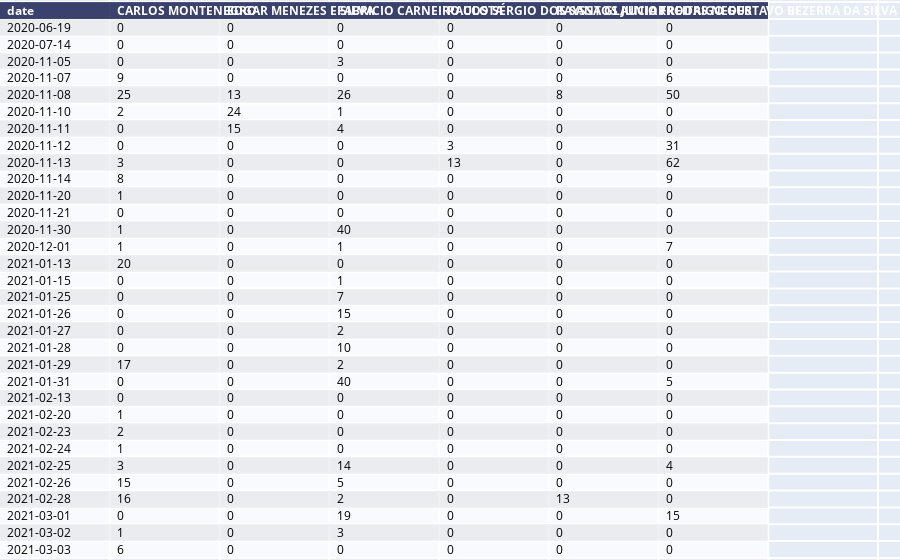

The notebook cell this image was saved under:
### Code cell
tably = pff.create_table(df4.reset_index())
iplot(tably, filename='jupyter-table1.html', validate = False)

### Figure 1 — Plotly figure (JSON) as saved in the notebook; plotly's stock layout.template omitted (floating-point values rounded to 4 significant figures; data arrays with more than 128 entries replaced by an {"elided": "..."} marker saying what was removed)
{"data": [{"colorscale": [[0, "#00083e"], [0.5, "#ededee"], [1, "#ffffff"]], "hoverinfo": "none", "opacity": 0.75, "showscale": false, "type": "heatmap", "z": {"elided": "33x7 float values"}}], "layout": {"annotations": [{"align": "left", "font": {"color": "#ffffff"}, "showarrow": false, "text": "<b>date</b>", "x": -0.45, "xanchor": "left", "xref": "x", "y": 0, "yref": "y"}, {"align": "left", "font": {"color": "#ffffff"}, "showarrow": false, "text": "<b>CARLOS MONTENEGRO</b>", "x": 0.55, "xanchor": "left", "xref": "x", "y": 0, "yref": "y"}, {"align": "left", "font": {"color": "#ffffff"}, "showarrow": false, "text": "<b>EDGAR MENEZES E SILVA</b>", "x": 1.55, "xanchor": "left", "xref": "x", "y": 0, "yref": "y"}, {"align": "left", "font": {"color": "#ffffff"}, "showarrow": false, "text": "<b>FABRICIO CARNEIRO COSTA</b>", "x": 2.55, "xanchor": "left", "xref": "x", "y": 0, "yref": "y"}, {"align": "left", "font": {"color": "#ffffff"}, "showarrow": false, "text": "<b>PAULO SÉRGIO DOS SANTOS JUNIOR</b>", "x": 3.55, "xanchor": "left", "xref": "x", "y": 0, "yref": "y"}, {"align": "left", "font": {"color": "#ffffff"}, "showarrow": false, "text": "<b>RAYSSA GLAUCIA FREITAS NEDER</b>", "x": 4.55, "xanchor": "left", "xref": "x", "y": 0, "yref": "y"}, {"align": "left", "font": {"color": "#ffffff"}, "showarrow": false, "text": "<b>RODRIGO GUSTAVO BEZERRA DA SILVA</b>", "x": 5.55, "xanchor": "left", "xref": "x", "y": 0, "yref": "y"}, {"align": "left", "font": {"color": "#000000"}, "showarrow": false, "text": "2020-06-19", "x": -0.45, "xanchor": "left", "xref": "x", "y": 1, "yref": "y"}, {"align": "left", "font": {"color": "#000000"}, "showarrow": false, "text": "0", "x": 0.55, "xanchor": "left", "xref": "x", "y": 1, "yref": "y"}, {"align": "left", "font": {"color": "#000000"}, "showarrow": false, "text": "0", "x": 1.55, "xanchor": "left", "xref": "x", "y": 1, "yref": "y"}, {"align": "left", "font": {"color": "#000000"}, "showarrow": false, "text": "0", "x": 2.55, "xanchor": "left", "xref": "x", "y": 1, "yref": "y"}, {"align": "left", "font": {"color": "#000000"}, "showarrow": false, "text": "0", "x": 3.55, "xanchor": "left", "xref": "x", "y": 1, "yref": "y"}, {"align": "left", "font": {"color": "#000000"}, "showarrow": false, "text": "0", "x": 4.55, "xanchor": "left", "xref": "x", "y": 1, "yref": "y"}, {"align": "left", "font": {"color": "#000000"}, "showarrow": false, "text": "0", "x": 5.55, "xanchor": "left", "xref": "x", "y": 1, "yref": "y"}, {"align": "left", "font": {"color": "#000000"}, "showarrow": false, "text": "2020-07-14", "x": -0.45, "xanchor": "left", "xref": "x", "y": 2, "yref": "y"}, {"align": "left", "font": {"color": "#000000"}, "showarrow": false, "text": "0", "x": 0.55, "xanchor": "left", "xref": "x", "y": 2, "yref": "y"}, {"align": "left", "font": {"color": "#000000"}, "showarrow": false, "text": "0", "x": 1.55, "xanchor": "left", "xref": "x", "y": 2, "yref": "y"}, {"align": "left", "font": {"color": "#000000"}, "showarrow": false, "text": "0", "x": 2.55, "xanchor": "left", "xref": "x", "y": 2, "yref": "y"}, {"align": "left", "font": {"color": "#000000"}, "showarrow": false, "text": "0", "x": 3.55, "xanchor": "left", "xref": "x", "y": 2, "yref": "y"}, {"align": "left", "font": {"color": "#000000"}, "showarrow": false, "text": "0", "x": 4.55, "xanchor": "left", "xref": "x", "y": 2, "yref": "y"}, {"align": "left", "font": {"color": "#000000"}, "showarrow": false, "text": "0", "x": 5.55, "xanchor": "left", "xref": "x", "y": 2, "yref": "y"}, {"align": "left", "font": {"color": "#000000"}, "showarrow": false, "text": "2020-11-05", "x": -0.45, "xanchor": "left", "xref": "x", "y": 3, "yref": "y"}, {"align": "left", "font": {"color": "#000000"}, "showarrow": false, "text": "0", "x": 0.55, "xanchor": "left", "xref": "x", "y": 3, "yref": "y"}, {"align": "left", "font": {"color": "#000000"}, "showarrow": false, "text": "0", "x": 1.55, "xanchor": "left", "xref": "x", "y": 3, "yref": "y"}, {"align": "left", "font": {"color": "#000000"}, "showarrow": false, "text": "3", "x": 2.55, "xanchor": "left", "xref": "x", "y": 3, "yref": "y"}, {"align": "left", "font": {"color": "#000000"}, "showarrow": false, "text": "0", "x": 3.55, "xanchor": "left", "xref": "x", "y": 3, "yref": "y"}, {"align": "left", "font": {"color": "#000000"}, "showarrow": false, "text": "0", "x": 4.55, "xanchor": "left", "xref": "x", "y": 3, "yref": "y"}, {"align": "left", "font": {"color": "#000000"}, "showarrow": false, "text": "0", "x": 5.55, "xanchor": "left", "xref": "x", "y": 3, "yref": "y"}, {"align": "left", "font": {"color": "#000000"}, "showarrow": false, "text": "2020-11-07", "x": -0.45, "xanchor": "left", "xref": "x", "y": 4, "yref": "y"}, {"align": "left", "font": {"color": "#000000"}, "showarrow": false, "text": "9", "x": 0.55, "xanchor": "left", "xref": "x", "y": 4, "yref": "y"}, {"align": "left", "font": {"color": "#000000"}, "showarrow": false, "text": "0", "x": 1.55, "xanchor": "left", "xref": "x", "y": 4, "yref": "y"}, {"align": "left", "font": {"color": "#000000"}, "showarrow": false, "text": "0", "x": 2.55, "xanchor": "left", "xref": "x", "y": 4, "yref": "y"}, {"align": "left", "font": {"color": "#000000"}, "showarrow": false, "text": "0", "x": 3.55, "xanchor": "left", "xref": "x", "y": 4, "yref": "y"}, {"align": "left", "font": {"color": "#000000"}, "showarrow": false, "text": "0", "x": 4.55, "xanchor": "left", "xref": "x", "y": 4, "yref": "y"}, {"align": "left", "font": {"color": "#000000"}, "showarrow": false, "text": "6", "x": 5.55, "xanchor": "left", "xref": "x", "y": 4, "yref": "y"}, {"align": "left", "font": {"color": "#000000"}, "showarrow": false, "text": "2020-11-08", "x": -0.45, "xanchor": "left", "xref": "x", "y": 5, "yref": "y"}, {"align": "left", "font": {"color": "#000000"}, "showarrow": false, "text": "25", "x": 0.55, "xanchor": "left", "xref": "x", "y": 5, "yref": "y"}, {"align": "left", "font": {"color": "#000000"}, "showarrow": false, "text": "13", "x": 1.55, "xanchor": "left", "xref": "x", "y": 5, "yref": "y"}, {"align": "left", "font": {"color": "#000000"}, "showarrow": false, "text": "26", "x": 2.55, "xanchor": "left", "xref": "x", "y": 5, "yref": "y"}, {"align": "left", "font": {"color": "#000000"}, "showarrow": false, "text": "0", "x": 3.55, "xanchor": "left", "xref": "x", "y": 5, "yref": "y"}, {"align": "left", "font": {"color": "#000000"}, "showarrow": false, "text": "8", "x": 4.55, "xanchor": "left", "xref": "x", "y": 5, "yref": "y"}, {"align": "left", "font": {"color": "#000000"}, "showarrow": false, "text": "50", "x": 5.55, "xanchor": "left", "xref": "x", "y": 5, "yref": "y"}, {"align": "left", "font": {"color": "#000000"}, "showarrow": false, "text": "2020-11-10", "x": -0.45, "xanchor": "left", "xref": "x", "y": 6, "yref": "y"}, {"align": "left", "font": {"color": "#000000"}, "showarrow": false, "text": "2", "x": 0.55, "xanchor": "left", "xref": "x", "y": 6, "yref": "y"}, {"align": "left", "font": {"color": "#000000"}, "showarrow": false, "text": "24", "x": 1.55, "xanchor": "left", "xref": "x", "y": 6, "yref": "y"}, {"align": "left", "font": {"color": "#000000"}, "showarrow": false, "text": "1", "x": 2.55, "xanchor": "left", "xref": "x", "y": 6, "yref": "y"}, {"align": "left", "font": {"color": "#000000"}, "showarrow": false, "text": "0", "x": 3.55, "xanchor": "left", "xref": "x", "y": 6, "yref": "y"}, {"align": "left", "font": {"color": "#000000"}, "showarrow": false, "text": "0", "x": 4.55, "xanchor": "left", "xref": "x", "y": 6, "yref": "y"}, {"align": "left", "font": {"color": "#000000"}, "showarrow": false, "text": "0", "x": 5.55, "xanchor": "left", "xref": "x", "y": 6, "yref": "y"}, {"align": "left", "font": {"color": "#000000"}, "showarrow": false, "text": "2020-11-11", "x": -0.45, "xanchor": "left", "xref": "x", "y": 7, "yref": "y"}, {"align": "left", "font": {"color": "#000000"}, "showarrow": false, "text": "0", "x": 0.55, "xanchor": "left", "xref": "x", "y": 7, "yref": "y"}, {"align": "left", "font": {"color": "#000000"}, "showarrow": false, "text": "15", "x": 1.55, "xanchor": "left", "xref": "x", "y": 7, "yref": "y"}, {"align": "left", "font": {"color": "#000000"}, "showarrow": false, "text": "4", "x": 2.55, "xanchor": "left", "xref": "x", "y": 7, "yref": "y"}, {"align": "left", "font": {"color": "#000000"}, "showarrow": false, "text": "0", "x": 3.55, "xanchor": "left", "xref": "x", "y": 7, "yref": "y"}, {"align": "left", "font": {"color": "#000000"}, "showarrow": false, "text": "0", "x": 4.55, "xanchor": "left", "xref": "x", "y": 7, "yref": "y"}, {"align": "left", "font": {"color": "#000000"}, "showarrow": false, "text": "0", "x": 5.55, "xanchor": "left", "xref": "x", "y": 7, "yref": "y"}, {"align": "left", "font": {"color": "#000000"}, "showarrow": false, "text": "2020-11-12", "x": -0.45, "xanchor": "left", "xref": "x", "y": 8, "yref": "y"}, {"align": "left", "font": {"color": "#000000"}, "showarrow": false, "text": "0", "x": 0.55, "xanchor": "left", "xref": "x", "y": 8, "yref": "y"}, {"align": "left", "font": {"color": "#000000"}, "showarrow": false, "text": "0", "x": 1.55, "xanchor": "left", "xref": "x", "y": 8, "yref": "y"}, {"align": "left", "font": {"color": "#000000"}, "showarrow": false, "text": "0", "x": 2.55, "xanchor": "left", "xref": "x", "y": 8, "yref": "y"}, {"align": "left", "font": {"color": "#000000"}, "showarrow": false, "text": "3", "x": 3.55, "xanchor": "left", "xref": "x", "y": 8, "yref": "y"}, {"align": "left", "font": {"color": "#000000"}, "showarrow": false, "text": "0", "x": 4.55, "xanchor": "left", "xref": "x", "y": 8, "yref": "y"}, {"align": "left", "font": {"color": "#000000"}, "showarrow": false, "text": "31", "x": 5.55, "xanchor": "left", "xref": "x", "y": 8, "yref": "y"}, {"align": "left", "font": {"color": "#000000"}, "showarrow": false, "text": "2020-11-13", "x": -0.45, "xanchor": "left", "xref": "x", "y": 9, "yref": "y"}, {"align": "left", "font": {"color": "#000000"}, "showarrow": false, "text": "3", "x": 0.55, "xanchor": "left", "xref": "x", "y": 9, "yref": "y"}, {"align": "left", "font": {"color": "#000000"}, "showarrow": false, "text": "0", "x": 1.55, "xanchor": "left", "xref": "x", "y": 9, "yref": "y"}, {"align": "left", "font": {"color": "#000000"}, "showarrow": false, "text": "0", "x": 2.55, "xanchor": "left", "xref": "x", "y": 9, "yref": "y"}, {"align": "left", "font": {"color": "#000000"}, "showarrow": false, "text": "13", "x": 3.55, "xanchor": "left", "xref": "x", "y": 9, "yref": "y"}, {"align": "left", "font": {"color": "#000000"}, "showarrow": false, "text": "0", "x": 4.55, "xanchor": "left", "xref": "x", "y": 9, "yref": "y"}, {"align": "left", "font": {"color": "#000000"}, "showarrow": false, "text": "62", "x": 5.55, "xanchor": "left", "xref": "x", "y": 9, "yref": "y"}, {"align": "left", "font": {"color": "#000000"}, "showarrow": false, "text": "2020-11-14", "x": -0.45, "xanchor": "left", "xref": "x", "y": 10, "yref": "y"}, {"align": "left", "font": {"color": "#000000"}, "showarrow": false, "text": "8", "x": 0.55, "xanchor": "left", "xref": "x", "y": 10, "yref": "y"}, {"align": "left", "font": {"color": "#000000"}, "showarrow": false, "text": "0", "x": 1.55, "xanchor": "left", "xref": "x", "y": 10, "yref": "y"}, {"align": "left", "font": {"color": "#000000"}, "showarrow": false, "text": "0", "x": 2.55, "xanchor": "left", "xref": "x", "y": 10, "yref": "y"}, {"align": "left", "font": {"color": "#000000"}, "showarrow": false, "text": "0", "x": 3.55, "xanchor": "left", "xref": "x", "y": 10, "yref": "y"}, {"align": "left", "font": {"color": "#000000"}, "showarrow": false, "text": "0", "x": 4.55, "xanchor": "left", "xref": "x", "y": 10, "yref": "y"}, {"align": "left", "font": {"color": "#000000"}, "showarrow": false, "text": "9", "x": 5.55, "xanchor": "left", "xref": "x", "y": 10, "yref": "y"}, {"align": "left", "font": {"color": "#000000"}, "showarrow": false, "text": "2020-11-20", "x": -0.45, "xanchor": "left", "xref": "x", "y": 11, "yref": "y"}, {"align": "left", "font": {"color": "#000000"}, "showarrow": false, "text": "1", "x": 0.55, "xanchor": "left", "xref": "x", "y": 11, "yref": "y"}, {"align": "left", "font": {"color": "#000000"}, "showarrow": false, "text": "0", "x": 1.55, "xanchor": "left", "xref": "x", "y": 11, "yref": "y"}, {"align": "left", "font": {"color": "#000000"}, "showarrow": false, "text": "0", "x": 2.55, "xanchor": "left", "xref": "x", "y": 11, "yref": "y"}, {"align": "left", "font": {"color": "#000000"}, "showarrow": false, "text": "0", "x": 3.55, "xanchor": "left", "xref": "x", "y": 11, "yref": "y"}, {"align": "left", "font": {"color": "#000000"}, "showarrow": false, "text": "0", "x": 4.55, "xanchor": "left", "xref": "x", "y": 11, "yref": "y"}, {"align": "left", "font": {"color": "#000000"}, "showarrow": false, "text": "0", "x": 5.55, "xanchor": "left", "xref": "x", "y": 11, "yref": "y"}, {"align": "left", "font": {"color": "#000000"}, "showarrow": false, "text": "2020-11-21", "x": -0.45, "xanchor": "left", "xref": "x", "y": 12, "yref": "y"}, {"align": "left", "font": {"color": "#000000"}, "showarrow": false, "text": "0", "x": 0.55, "xanchor": "left", "xref": "x", "y": 12, "yref": "y"}, {"align": "left", "font": {"color": "#000000"}, "showarrow": false, "text": "0", "x": 1.55, "xanchor": "left", "xref": "x", "y": 12, "yref": "y"}, {"align": "left", "font": {"color": "#000000"}, "showarrow": false, "text": "0", "x": 2.55, "xanchor": "left", "xref": "x", "y": 12, "yref": "y"}, {"align": "left", "font": {"color": "#000000"}, "showarrow": false, "text": "0", "x": 3.55, "xanchor": "left", "xref": "x", "y": 12, "yref": "y"}, {"align": "left", "font": {"color": "#000000"}, "showarrow": false, "text": "0", "x": 4.55, "xanchor": "left", "xref": "x", "y": 12, "yref": "y"}, {"align": "left", "font": {"color": "#000000"}, "showarrow": false, "text": "0", "x": 5.55, "xanchor": "left", "xref": "x", "y": 12, "yref": "y"}, {"align": "left", "font": {"color": "#000000"}, "showarrow": false, "text": "2020-11-30", "x": -0.45, "xanchor": "left", "xref": "x", "y": 13, "yref": "y"}, {"align": "left", "font": {"color": "#000000"}, "showarrow": false, "text": "1", "x": 0.55, "xanchor": "left", "xref": "x", "y": 13, "yref": "y"}, {"align": "left", "font": {"color": "#000000"}, "showarrow": false, "text": "0", "x": 1.55, "xanchor": "left", "xref": "x", "y": 13, "yref": "y"}, {"align": "left", "font": {"color": "#000000"}, "showarrow": false, "text": "40", "x": 2.55, "xanchor": "left", "xref": "x", "y": 13, "yref": "y"}, {"align": "left", "font": {"color": "#000000"}, "showarrow": false, "text": "0", "x": 3.55, "xanchor": "left", "xref": "x", "y": 13, "yref": "y"}, {"align": "left", "font": {"color": "#000000"}, "showarrow": false, "text": "0", "x": 4.55, "xanchor": "left", "xref": "x", "y": 13, "yref": "y"}, {"align": "left", "font": {"color": "#000000"}, "showarrow": false, "text": "0", "x": 5.55, "xanchor": "left", "xref": "x", "y": 13, "yref": "y"}, {"align": "left", "font": {"color": "#000000"}, "showarrow": false, "text": "2020-12-01", "x": -0.45, "xanchor": "left", "xref": "x", "y": 14, "yref": "y"}, {"align": "left", "font": {"color": "#000000"}, "showarrow": false, "text": "1", "x": 0.55, "xanchor": "left", "xref": "x", "y": 14, "yref": "y"}, {"align": "left", "font": {"color": "#000000"}, "showarrow": false, "text": "0", "x": 1.55, "xanchor": "left", "xref": "x", "y": 14, "yref": "y"}, {"align": "left", "font": {"color": "#000000"}, "showarrow": false, "text": "1", "x": 2.55, "xanchor": "left", "xref": "x", "y": 14, "yref": "y"}, {"align": "left", "font": {"color": "#000000"}, "showarrow": false, "text": "0", "x": 3.55, "xanchor": "left", "xref": "x", "y": 14, "yref": "y"}, {"align": "left", "font": {"color": "#000000"}, "showarrow": false, "text": "0", "x": 4.55, "xanchor": "left", "xref": "x", "y": 14, "yref": "y"}, {"align": "left", "font": {"color": "#000000"}, "showarrow": false, "text": "7", "x": 5.55, "xanchor": "left", "xref": "x", "y": 14, "yref": "y"}, {"align": "left", "font": {"color": "#000000"}, "showarrow": false, "text": "2021-01-13", "x": -0.45, "xanchor": "left", "xref": "x", "y": 15, "yref": "y"}, {"align": "left", "font": {"color": "#000000"}, "showarrow": false, "text": "20", "x": 0.55, "xanchor": "left", "xref": "x", "y": 15, "yref": "y"}, {"align": "left", "font": {"color": "#000000"}, "showarrow": false, "text": "0", "x": 1.55, "xanchor": "left", "xref": "x", "y": 15, "yref": "y"}, {"align": "left", "font": {"color": "#000000"}, "showarrow": false, "text": "0", "x": 2.55, "xanchor": "left", "xref": "x", "y": 15, "yref": "y"}, {"align": "left", "font": {"color": "#000000"}, "showarrow": false, "text": "0", "x": 3.55, "xanchor": "left", "xref": "x", "y": 15, "yref": "y"}, {"align": "left", "font": {"color": "#000000"}, "showarrow": false, "text": "0", "x": 4.55, "xanchor": "left", "xref": "x", "y": 15, "yref": "y"}, {"align": "left", "font": {"color": "#000000"}, "showarrow": false, "text": "0", "x": 5.55, "xanchor": "left", "xref": "x", "y": 15, "yref": "y"}, {"align": "left", "font": {"color": "#000000"}, "showarrow": false, "text": "2021-01-15", "x": -0.45, "xanchor": "left", "xref": "x", "y": 16, "yref": "y"}, {"align": "left", "font": {"color": "#000000"}, "showarrow": false, "text": "0", "x": 0.55, "xanchor": "left", "xref": "x", "y": 16, "yref": "y"}, {"align": "left", "font": {"color": "#000000"}, "showarrow": false, "text": "0", "x": 1.55, "xanchor": "left", "xref": "x", "y": 16, "yref": "y"}, {"align": "left", "font": {"color": "#000000"}, "showarrow": false, "text": "1", "x": 2.55, "xanchor": "left", "xref": "x", "y": 16, "yref": "y"}, {"align": "left", "font": {"color": "#000000"}, "showarrow": false, "text": "0", "x": 3.55, "xanchor": "left", "xref": "x", "y": 16, "yref": "y"}, {"align": "left", "font": {"color": "#000000"}, "showarrow": false, "text": "0", "x": 4.55, "xanchor": "left", "xref": "x", "y": 16, "yref": "y"}, {"align": "left", "font": {"color": "#000000"}, "showarrow": false, "text": "0", "x": 5.55, "xanchor": "left", "xref": "x", "y": 16, "yref": "y"}, {"align": "left", "font": {"color": "#000000"}, "showarrow": false, "text": "2021-01-25", "x": -0.45, "xanchor": "left", "xref": "x", "y": 17, "yref": "y"}, {"align": "left", "font": {"color": "#000000"}, "showarrow": false, "text": "0", "x": 0.55, "xanchor": "left", "xref": "x", "y": 17, "yref": "y"}, {"align": "left", "font": {"color": "#000000"}, "showarrow": false, "text": "0", "x": 1.55, "xanchor": "left", "xref": "x", "y": 17, "yref": "y"}, {"align": "left", "font": {"color": "#000000"}, "showarrow": false, "text": "7", "x": 2.55, "xanchor": "left", "xref": "x", "y": 17, "yref": "y"}, {"align": "left", "font": {"color": "#000000"}, "showarrow": false, "text": "0", "x": 3.55, "xanchor": "left", "xref": "x", "y": 17, "yref": "y"}, {"align": "left", "font": {"color": "#000000"}, "showarrow": false, "text": "0", "x": 4.55, "xanchor": "left", "xref": "x", "y": 17, "yref": "y"}, {"align": "left", "font": {"color": "#000000"}, "showarrow": false, "text": "0", "x": 5.55, "xanchor": "left", "xref": "x", "y": 17, "yref": "y"}, {"align": "left", "font": {"color": "#000000"}, "showarrow": false, "text": "2021-01-26", "x": -0.45, "xanchor": "left", "xref": "x", "y": 18, "yref": "y"}, {"align": "left", "font": {"color": "#000000"}, "showarrow": false, "text": "0", "x": 0.55, "xanchor": "left", "xref": "x", "y": 18, "yref": "y"}, {"align": "left", "font": {"color": "#000000"}, "showarrow": false, "text": "0", "x": 1.55, "xanchor": "left", "xref": "x", "y": 18, "yref": "y"}, {"align": "left", "font": {"color": "#000000"}, "showarrow": false, "text": "15", "x": 2.55, "xanchor": "left", "xref": "x", "y": 18, "yref": "y"}, {"align": "left", "font": {"color": "#000000"}, "showarrow": false, "text": "0", "x": 3.55, "xanchor": "left", "xref": "x", "y": 18, "yref": "y"}, {"align": "left", "font": {"color": "#000000"}, "showarrow": false, "text": "0", "x": 4.55, "xanchor": "left", "xref": "x", "y": 18, "yref": "y"}, {"align": "left", "font": {"color": "#000000"}, "showarrow": false, "text": "0", "x": 5.55, "xanchor": "left", "xref": "x", "y": 18, "yref": "y"}, {"align": "left", "font": {"color": "#000000"}, "showarrow": false, "text": "2021-01-27", "x": -0.45, "xanchor": "left", "xref": "x", "y": 19, "yref": "y"}, {"align": "left", "font": {"color": "#000000"}, "showarrow": false, "text": "0", "x": 0.55, "xanchor": "left", "xref": "x", "y": 19, "yref": "y"}, {"align": "left", "font": {"color": "#000000"}, "showarrow": false, "text": "0", "x": 1.55, "xanchor": "left", "xref": "x", "y": 19, "yref": "y"}, {"align": "left", "font": {"color": "#000000"}, "showarrow": false, "text": "2", "x": 2.55, "xanchor": "left", "xref": "x", "y": 19, "yref": "y"}, {"align": "left", "font": {"color": "#000000"}, "showarrow": false, "text": "0", "x": 3.55, "xanchor": "left", "xref": "x", "y": 19, "yref": "y"}, {"align": "left", "font": {"color": "#000000"}, "showarrow": false, "text": "0", "x": 4.55, "xanchor": "left", "xref": "x", "y": 19, "yref": "y"}, {"align": "left", "font": {"color": "#000000"}, "showarrow": false, "text": "0", "x": 5.55, "xanchor": "left", "xref": "x", "y": 19, "yref": "y"}, {"align": "left", "font": {"color": "#000000"}, "showarrow": false, "text": "2021-01-28", "x": -0.45, "xanchor": "left", "xref": "x", "y": 20, "yref": "y"}, {"align": "left", "font": {"color": "#000000"}, "showarrow": false, "text": "0", "x": 0.55, "xanchor": "left", "xref": "x", "y": 20, "yref": "y"}, {"align": "left", "font": {"color": "#000000"}, "showarrow": false, "text": "0", "x": 1.55, "xanchor": "left", "xref": "x", "y": 20, "yref": "y"}, {"align": "left", "font": {"color": "#000000"}, "showarrow": false, "text": "10", "x": 2.55, "xanchor": "left", "xref": "x", "y": 20, "yref": "y"}, {"align": "left", "font": {"color": "#000000"}, "showarrow": false, "text": "0", "x": 3.55, "xanchor": "left", "xref": "x", "y": 20, "yref": "y"}, {"align": "left", "font": {"color": "#000000"}, "showarrow": false, "text": "0", "x": 4.55, "xanchor": "left", "xref": "x", "y": 20, "yref": "y"}, {"align": "left", "font": {"color": "#000000"}, "showarrow": false, "text": "0", "x": 5.55, "xanchor": "left", "xref": "x", "y": 20, "yref": "y"}, {"align": "left", "font": {"color": "#000000"}, "showarrow": false, "text": "2021-01-29", "x": -0.45, "xanchor": "left", "xref": "x", "y": 21, "yref": "y"}, {"align": "left", "font": {"color": "#000000"}, "showarrow": false, "text": "17", "x": 0.55, "xanchor": "left", "xref": "x", "y": 21, "yref": "y"}, {"align": "left", "font": {"color": "#000000"}, "showarrow": false, "text": "0", "x": 1.55, "xanchor": "left", "xref": "x", "y": 21, "yref": "y"}, {"align": "left", "font": {"color": "#000000"}, "showarrow": false, "text": "2", "x": 2.55, "xanchor": "left", "xref": "x", "y": 21, "yref": "y"}, {"align": "left", "font": {"color": "#000000"}, "showarrow": false, "text": "0", "x": 3.55, "xanchor": "left", "xref": "x", "y": 21, "yref": "y"}, {"align": "left", "font": {"color": "#000000"}, "showarrow": false, "text": "0", "x": 4.55, "xanchor": "left", "xref": "x", "y": 21, "yref": "y"}, {"align": "left", "font": {"color": "#000000"}, "showarrow": false, "text": "0", "x": 5.55, "xanchor": "left", "xref": "x", "y": 21, "yref": "y"}, {"align": "left", "font": {"color": "#000000"}, "showarrow": false, "text": "2021-01-31", "x": -0.45, "xanchor": "left", "xref": "x", "y": 22, "yref": "y"}, {"align": "left", "font": {"color": "#000000"}, "showarrow": false, "text": "0", "x": 0.55, "xanchor": "left", "xref": "x", "y": 22, "yref": "y"}, {"align": "left", "font": {"color": "#000000"}, "showarrow": false, "text": "0", "x": 1.55, "xanchor": "left", "xref": "x", "y": 22, "yref": "y"}, {"align": "left", "font": {"color": "#000000"}, "showarrow": false, "text": "40", "x": 2.55, "xanchor": "left", "xref": "x", "y": 22, "yref": "y"}, {"align": "left", "font": {"color": "#000000"}, "showarrow": false, "text": "0", "x": 3.55, "xanchor": "left", "xref": "x", "y": 22, "yref": "y"}, {"align": "left", "font": {"color": "#000000"}, "showarrow": false, "text": "0", "x": 4.55, "xanchor": "left", "xref": "x", "y": 22, "yref": "y"}, {"align": "left", "font": {"color": "#000000"}, "showarrow": false, "text": "5", "x": 5.55, "xanchor": "left", "xref": "x", "y": 22, "yref": "y"}, {"align": "left", "font": {"color": "#000000"}, "showarrow": false, "text": "2021-02-13", "x": -0.45, "xanchor": "left", "xref": "x", "y": 23, "yref": "y"}, {"align": "left", "font": {"color": "#000000"}, "showarrow": false, "text": "0", "x": 0.55, "xanchor": "left", "xref": "x", "y": 23, "yref": "y"}, {"align": "left", "font": {"color": "#000000"}, "showarrow": false, "text": "0", "x": 1.55, "xanchor": "left", "xref": "x", "y": 23, "yref": "y"}, {"align": "left", "font": {"color": "#000000"}, "showarrow": false, "text": "0", "x": 2.55, "xanchor": "left", "xref": "x", "y": 23, "yref": "y"}, {"align": "left", "font": {"color": "#000000"}, "showarrow": false, "text": "0", "x": 3.55, "xanchor": "left", "xref": "x", "y": 23, "yref": "y"}, {"align": "left", "font": {"color": "#000000"}, "showarrow": false, "text": "0", "x": 4.55, "xanchor": "left", "xref": "x", "y": 23, "yref": "y"}, {"align": "left", "font": {"color": "#000000"}, "showarrow": false, "text": "0", "x": 5.55, "xanchor": "left", "xref": "x", "y": 23, "yref": "y"}, {"align": "left", "font": {"color": "#000000"}, "showarrow": false, "text": "2021-02-20", "x": -0.45, "xanchor": "left", "xref": "x", "y": 24, "yref": "y"}, {"align": "left", "font": {"color": "#000000"}, "showarrow": false, "text": "1", "x": 0.55, "xanchor": "left", "xref": "x", "y": 24, "yref": "y"}, {"align": "left", "font": {"color": "#000000"}, "showarrow": false, "text": "0", "x": 1.55, "xanchor": "left", "xref": "x", "y": 24, "yref": "y"}, {"align": "left", "font": {"color": "#000000"}, "showarrow": false, "text": "0", "x": 2.55, "xanchor": "left", "xref": "x", "y": 24, "yref": "y"}, {"align": "left", "font": {"color": "#000000"}, "showarrow": false, "text": "0", "x": 3.55, "xanchor": "left", "xref": "x", "y": 24, "yref": "y"}, {"align": "left", "font": {"color": "#000000"}, "showarrow": false, "text": "0", "x": 4.55, "xanchor": "left", "xref": "x", "y": 24, "yref": "y"}, {"align": "left", "font": {"color": "#000000"}, "showarrow": false, "text": "0", "x": 5.55, "xanchor": "left", "xref": "x", "y": 24, "yref": "y"}, {"align": "left", "font": {"color": "#000000"}, "showarrow": false, "text": "2021-02-23", "x": -0.45, "xanchor": "left", "xref": "x", "y": 25, "yref": "y"}, {"align": "left", "font": {"color": "#000000"}, "showarrow": false, "text": "2", "x": 0.55, "xanchor": "left", "xref": "x", "y": 25, "yref": "y"}, {"align": "left", "font": {"color": "#000000"}, "showarrow": false, "text": "0", "x": 1.55, "xanchor": "left", "xref": "x", "y": 25, "yref": "y"}, {"align": "left", "font": {"color": "#000000"}, "showarrow": false, "text": "0", "x": 2.55, "xanchor": "left", "xref": "x", "y": 25, "yref": "y"}, {"align": "left", "font": {"color": "#000000"}, "showarrow": false, "text": "0", "x": 3.55, "xanchor": "left", "xref": "x", "y": 25, "yref": "y"}, {"align": "left", "font": {"color": "#000000"}, "showarrow": false, "text": "0", "x": 4.55, "xanchor": "left", "xref": "x", "y": 25, "yref": "y"}, {"align": "left", "font": {"color": "#000000"}, "showarrow": false, "text": "0", "x": 5.55, "xanchor": "left", "xref": "x", "y": 25, "yref": "y"}, {"align": "left", "font": {"color": "#000000"}, "showarrow": false, "text": "2021-02-24", "x": -0.45, "xanchor": "left", "xref": "x", "y": 26, "yref": "y"}, {"align": "left", "font": {"color": "#000000"}, "showarrow": false, "text": "1", "x": 0.55, "xanchor": "left", "xref": "x", "y": 26, "yref": "y"}, {"align": "left", "font": {"color": "#000000"}, "showarrow": false, "text": "0", "x": 1.55, "xanchor": "left", "xref": "x", "y": 26, "yref": "y"}, {"align": "left", "font": {"color": "#000000"}, "showarrow": false, "text": "0", "x": 2.55, "xanchor": "left", "xref": "x", "y": 26, "yref": "y"}, {"align": "left", "font": {"color": "#000000"}, "showarrow": false, "text": "0", "x": 3.55, "xanchor": "left", "xref": "x", "y": 26, "yref": "y"}, {"align": "left", "font": {"color": "#000000"}, "showarrow": false, "text": "0", "x": 4.55, "xanchor": "left", "xref": "x", "y": 26, "yref": "y"}, {"align": "left", "font": {"color": "#000000"}, "showarrow": false, "text": "0", "x": 5.55, "xanchor": "left", "xref": "x", "y": 26, "yref": "y"}, {"align": "left", "font": {"color": "#000000"}, "showarrow": false, "text": "2021-02-25", "x": -0.45, "xanchor": "left", "xref": "x", "y": 27, "yref": "y"}, {"align": "left", "font": {"color": "#000000"}, "showarrow": false, "text": "3", "x": 0.55, "xanchor": "left", "xref": "x", "y": 27, "yref": "y"}, {"align": "left", "font": {"color": "#000000"}, "showarrow": false, "text": "0", "x": 1.55, "xanchor": "left", "xref": "x", "y": 27, "yref": "y"}, {"align": "left", "font": {"color": "#000000"}, "showarrow": false, "text": "14", "x": 2.55, "xanchor": "left", "xref": "x", "y": 27, "yref": "y"}, {"align": "left", "font": {"color": "#000000"}, "showarrow": false, "text": "0", "x": 3.55, "xanchor": "left", "xref": "x", "y": 27, "yref": "y"}, {"align": "left", "font": {"color": "#000000"}, "showarrow": false, "text": "0", "x": 4.55, "xanchor": "left", "xref": "x", "y": 27, "yref": "y"}, {"align": "left", "font": {"color": "#000000"}, "showarrow": false, "text": "4", "x": 5.55, "xanchor": "left", "xref": "x", "y": 27, "yref": "y"}, {"align": "left", "font": {"color": "#000000"}, "showarrow": false, "text": "2021-02-26", "x": -0.45, "xanchor": "left", "xref": "x", "y": 28, "yref": "y"}, {"align": "left", "font": {"color": "#000000"}, "showarrow": false, "text": "15", "x": 0.55, "xanchor": "left", "xref": "x", "y": 28, "yref": "y"}, {"align": "left", "font": {"color": "#000000"}, "showarrow": false, "text": "0", "x": 1.55, "xanchor": "left", "xref": "x", "y": 28, "yref": "y"}, {"align": "left", "font": {"color": "#000000"}, "showarrow": false, "text": "5", "x": 2.55, "xanchor": "left", "xref": "x", "y": 28, "yref": "y"}, {"align": "left", "font": {"color": "#000000"}, "showarrow": false, "text": "0", "x": 3.55, "xanchor": "left", "xref": "x", "y": 28, "yref": "y"}, {"align": "left", "font": {"color": "#000000"}, "showarrow": false, "text": "0", "x": 4.55, "xanchor": "left", "xref": "x", "y": 28, "yref": "y"}, {"align": "left", "font": {"color": "#000000"}, "showarrow": false, "text": "0", "x": 5.55, "xanchor": "left", "xref": "x", "y": 28, "yref": "y"}, {"align": "left", "font": {"color": "#000000"}, "showarrow": false, "text": "2021-02-28", "x": -0.45, "xanchor": "left", "xref": "x", "y": 29, "yref": "y"}, {"align": "left", "font": {"color": "#000000"}, "showarrow": false, "text": "16", "x": 0.55, "xanchor": "left", "xref": "x", "y": 29, "yref": "y"}, {"align": "left", "font": {"color": "#000000"}, "showarrow": false, "text": "0", "x": 1.55, "xanchor": "left", "xref": "x", "y": 29, "yref": "y"}, {"align": "left", "font": {"color": "#000000"}, "showarrow": false, "text": "2", "x": 2.55, "xanchor": "left", "xref": "x", "y": 29, "yref": "y"}, {"align": "left", "font": {"color": "#000000"}, "showarrow": false, "text": "0", "x": 3.55, "xanchor": "left", "xref": "x", "y": 29, "yref": "y"}, {"align": "left", "font": {"color": "#000000"}, "showarrow": false, "text": "13", "x": 4.55, "xanchor": "left", "xref": "x", "y": 29, "yref": "y"}, {"align": "left", "font": {"color": "#000000"}, "showarrow": false, "text": "0", "x": 5.55, "xanchor": "left", "xref": "x", "y": 29, "yref": "y"}, {"align": "left", "font": {"color": "#000000"}, "showarrow": false, "text": "2021-03-01", "x": -0.45, "xanchor": "left", "xref": "x", "y": 30, "yref": "y"}, {"align": "left", "font": {"color": "#000000"}, "showarrow": false, "text": "0", "x": 0.55, "xanchor": "left", "xref": "x", "y": 30, "yref": "y"}, {"align": "left", "font": {"color": "#000000"}, "showarrow": false, "text": "0", "x": 1.55, "xanchor": "left", "xref": "x", "y": 30, "yref": "y"}, {"align": "left", "font": {"color": "#000000"}, "showarrow": false, "text": "19", "x": 2.55, "xanchor": "left", "xref": "x", "y": 30, "yref": "y"}, {"align": "left", "font": {"color": "#000000"}, "showarrow": false, "text": "0", "x": 3.55, "xanchor": "left", "xref": "x", "y": 30, "yref": "y"}, {"align": "left", "font": {"color": "#000000"}, "showarrow": false, "text": "0", "x": 4.55, "xanchor": "left", "xref": "x", "y": 30, "yref": "y"}, {"align": "left", "font": {"color": "#000000"}, "showarrow": false, "text": "15", "x": 5.55, "xanchor": "left", "xref": "x", "y": 30, "yref": "y"}, {"align": "left", "font": {"color": "#000000"}, "showarrow": false, "text": "2021-03-02", "x": -0.45, "xanchor": "left", "xref": "x", "y": 31, "yref": "y"}, {"align": "left", "font": {"color": "#000000"}, "showarrow": false, "text": "1", "x": 0.55, "xanchor": "left", "xref": "x", "y": 31, "yref": "y"}, {"align": "left", "font": {"color": "#000000"}, "showarrow": false, "text": "0", "x": 1.55, "xanchor": "left", "xref": "x", "y": 31, "yref": "y"}, {"align": "left", "font": {"color": "#000000"}, "showarrow": false, "text": "3", "x": 2.55, "xanchor": "left", "xref": "x", "y": 31, "yref": "y"}, {"align": "left", "font": {"color": "#000000"}, "showarrow": false, "text": "0", "x": 3.55, "xanchor": "left", "xref": "x", "y": 31, "yref": "y"}, {"align": "left", "font": {"color": "#000000"}, "showarrow": false, "text": "0", "x": 4.55, "xanchor": "left", "xref": "x", "y": 31, "yref": "y"}, {"align": "left", "font": {"color": "#000000"}, "showarrow": false, "text": "0", "x": 5.55, "xanchor": "left", "xref": "x", "y": 31, "yref": "y"}, {"align": "left", "font": {"color": "#000000"}, "showarrow": false, "text": "2021-03-03", "x": -0.45, "xanchor": "left", "xref": "x", "y": 32, "yref": "y"}, {"align": "left", "font": {"color": "#000000"}, "showarrow": false, "text": "6", "x": 0.55, "xanchor": "left", "xref": "x", "y": 32, "yref": "y"}, {"align": "left", "font": {"color": "#000000"}, "showarrow": false, "text": "0", "x": 1.55, "xanchor": "left", "xref": "x", "y": 32, "yref": "y"}, {"align": "left", "font": {"color": "#000000"}, "showarrow": false, "text": "0", "x": 2.55, "xanchor": "left", "xref": "x", "y": 32, "yref": "y"}, {"align": "left", "font": {"color": "#000000"}, "showarrow": false, "text": "0", "x": 3.55, "xanchor": "left", "xref": "x", "y": 32, "yref": "y"}, {"align": "left", "font": {"color": "#000000"}, "showarrow": false, "text": "0", "x": 4.55, "xanchor": "left", "xref": "x", "y": 32, "yref": "y"}, {"align": "left", "font": {"color": "#000000"}, "showarrow": false, "text": "0", "x": 5.55, "xanchor": "left", "xref": "x", "y": 32, "yref": "y"}], "autosize": true, "margin": {"b": 0, "l": 0, "r": 0, "t": 0}, "xaxis": {"autorange": true, "dtick": 1, "gridwidth": 2, "range": [-0.5, 6.889], "showticklabels": false, "tick0": -0.5, "ticks": "", "zeroline": false}, "yaxis": {"autorange": true, "dtick": 1, "gridwidth": 2, "range": [32.5, -0.5], "showticklabels": false, "tick0": 0.5, "ticks": "", "zeroline": false}}}
